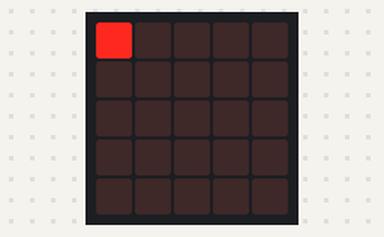
This program was run on a simulated BBC micro:bit (MakeCode). Shown: the board's 5×5 LED display.

Above: at 0.01 s.
At 0.5 s:
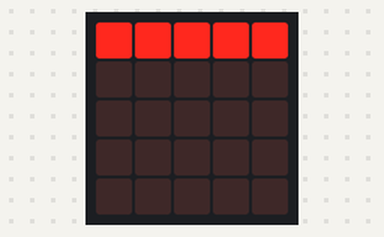
At 1.1 s:
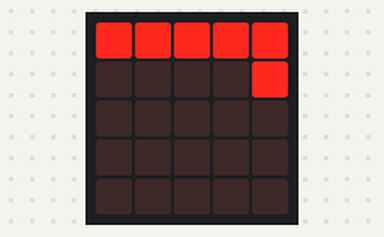
At 1.6 s:
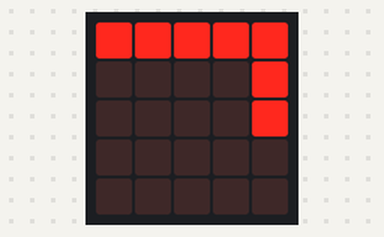
At 2.11 s:
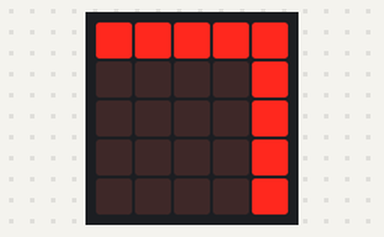
At 2.6 s:
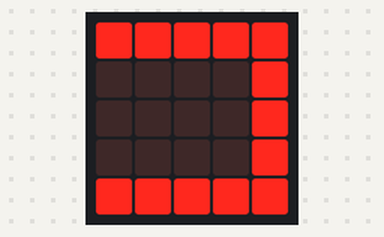

Measured:
- what the display in image 1 shows lasts 0.6 s, from 0.4 s to 1.0 s
- what the display in image 2 shows lasts 0.5 s, from 1.0 s to 1.5 s

The program:

main.ts
```typescript
for (let y = 0; y <= 4; y++) {
    for (let x = 0; x <= 4; x++) {
        led.plot(x, 0)
        basic.pause(100)
        if (x == 4) {
            led.plot(x, y)
        }
        if (y == 4) {
            led.plot(y - x, y)
        }
    }
}
basic.forever(function () {

})
```

test.ts
```typescript
// 在這裡測試；當此封包作為擴充功能時，將不會編譯此內容。
```
